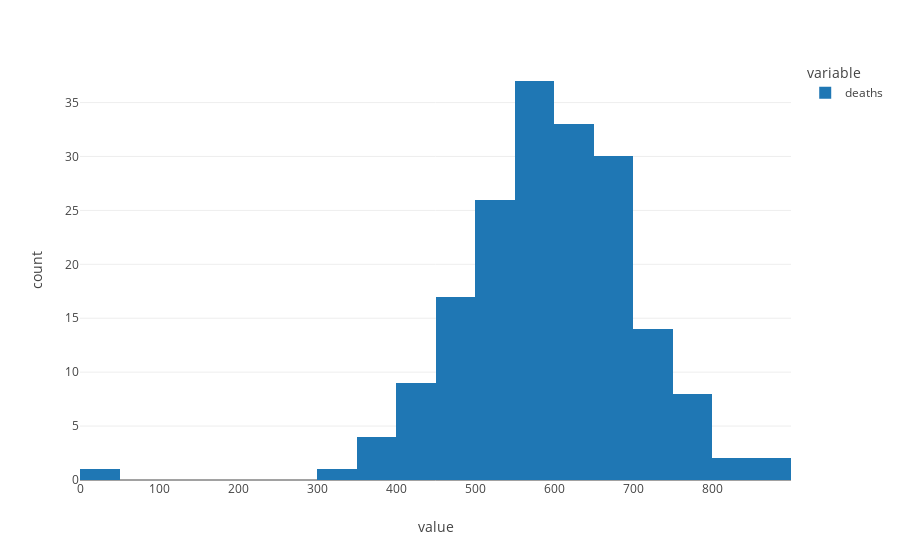

This figure's notebook cell:
### Code cell
px.histogram(match_info[(match_info.team_orientation=='attacker') & (match_info.team_status=='lost')].groupby('match_id').agg({'deaths':'sum'}))

### Figure 1 — Plotly figure (JSON) as saved in the notebook; plotly's stock layout.template omitted (floating-point values rounded to 4 significant figures; data arrays with more than 128 entries replaced by an {"elided": "..."} marker saying what was removed)
{"data": [{"alignmentgroup": "True", "bingroup": "x", "hovertemplate": "variable=deaths<br>value=%{x}<br>count=%{y}<extra></extra>", "legendgroup": "deaths", "marker": {"color": "#1F77B4", "pattern": {"shape": ""}}, "name": "deaths", "offsetgroup": "deaths", "orientation": "v", "showlegend": true, "type": "histogram", "x": {"elided": "184 int values"}, "xaxis": "x", "yaxis": "y"}], "layout": {"barmode": "relative", "legend": {"title": {"text": "variable"}, "tracegroupgap": 0}, "margin": {"t": 60}, "xaxis": {"anchor": "y", "domain": [0, 1], "title": {"text": "value"}}, "yaxis": {"anchor": "x", "domain": [0, 1], "title": {"text": "count"}}}}
